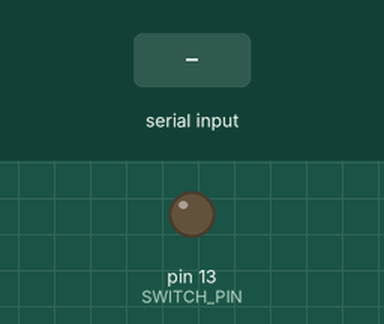
Simulated run of this sketch. Board: Arduino Uno, built with avr-gcc and run on an emulated ATmega328P. Parts: output pins drawn as LEDs (lit = HIGH). The inputs (shaded band) are chosen by the test bench.

Above: at 1.2 s.
1.3 s: "1" received over Serial
At 2.5 s:
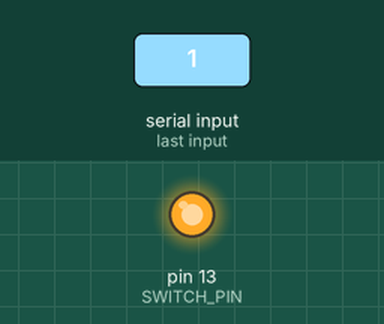
2.8 s: "0" received over Serial
At 4.2 s:
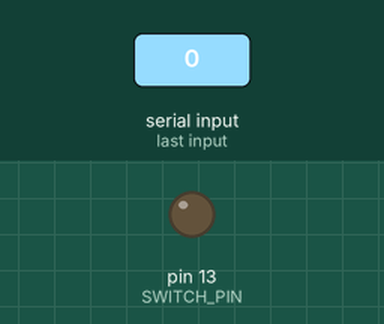
Timing chart, 0 to 5.8 s (numbered marks = the images above; inputs shaded):
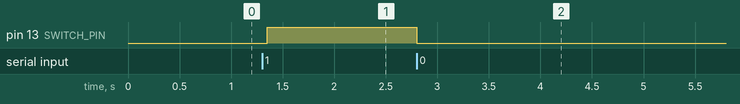

The sketch:

SerialSwitch.ino
```cpp
/* Simulate WifiSwitch (in serial mode) on a bare `duino */
#define SWITCH_PIN 13 // on-board pin-13 led emulates relay
int state = LOW;

void setup() {
  pinMode(SWITCH_PIN, OUTPUT);
  digitalWrite(SWITCH_PIN, state);
  Serial.begin(9600);
}
void loop() {
  if (Serial.available()) {
    DoSwitch(Serial.read()=='1');
    Serial.flush();
  }
  delay(50);
}

void DoSwitch(int value) {
  if (value!=state) {
    digitalWrite(SWITCH_PIN, value);
    state = value;
    //Serial.write(state? "On\n": "Off\n");
  }
}
```

Measured:
- after the input at 1.3 s, pin 13 (SWITCH_PIN): LOW → HIGH after 0.05 s
- after the input at 2.8 s, pin 13 (SWITCH_PIN): HIGH → LOW at once
